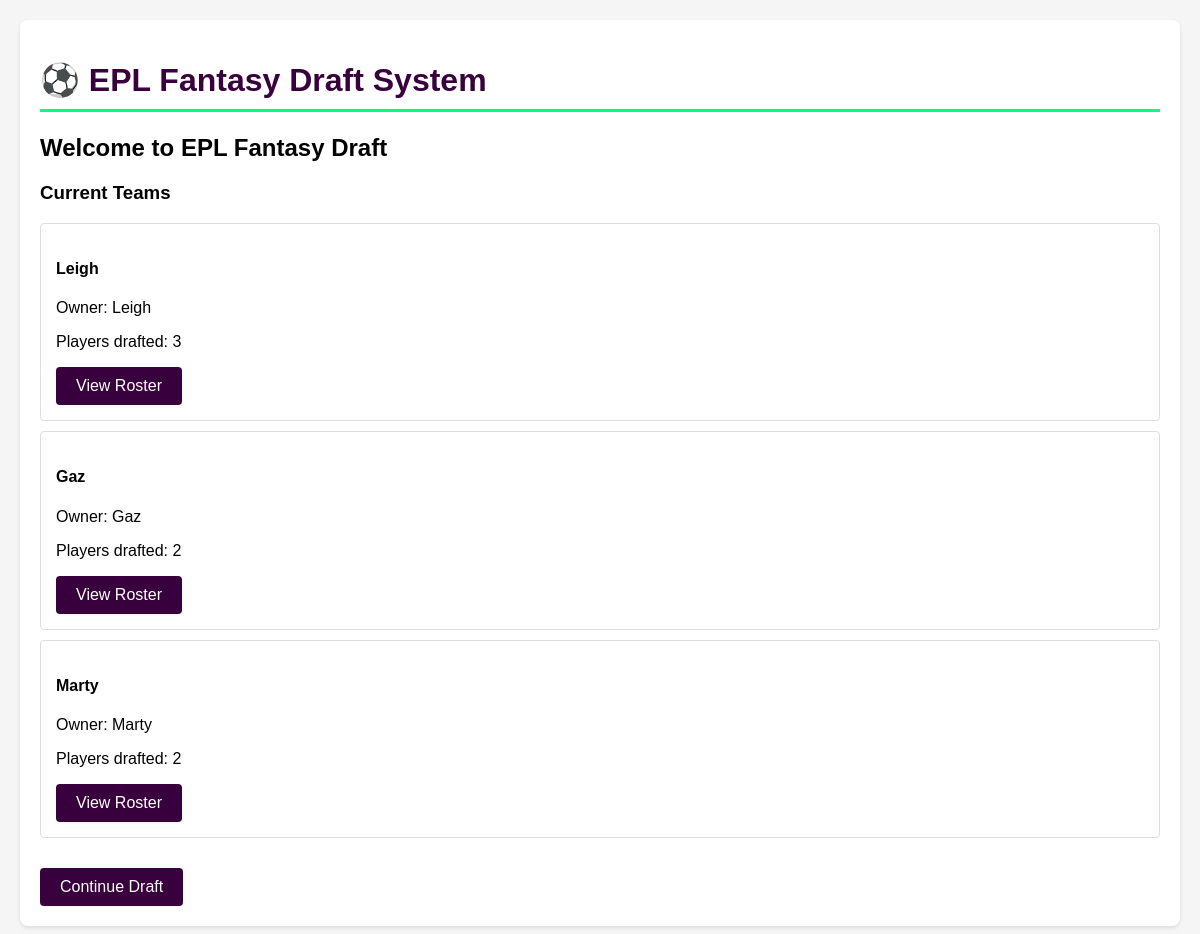
The page / on the database its author committed.
### app.py (models this page shows, shortened)
class DraftTeam(db.Model):
    id = db.Column(db.Integer, primary_key=True)
    name = db.Column(db.String(100), nullable=False)
    owner = db.Column(db.String(100), nullable=False)
    players = db.relationship('Player', backref='draft_team', lazy=True)

### app.py (the view)
@app.route('/')
def index():
    teams = DraftTeam.query.all()
    draft = Draft.query.first()
    return render_template('index.html', teams=teams, draft=draft)

### templates/index.html
{% extends "base.html" %}
{% block content %}
<h2>Welcome to EPL Fantasy Draft</h2>
{% if teams %}
    <h3>Current Teams</h3>
    <div class="teams-list">
        {% for team in teams %}
        <div class="team-card" style="border: 1px solid #ddd; padding: 15px; margin: 10px 0; border-radius: 4px;">
            <h4>{{ team.name }}</h4>
            <p>Owner: {{ team.owner }}</p>
            <p>Players drafted: {{ team.players|length }}</p>
            <a href="{{ url_for('view_team', team_id=team.id) }}" class="btn">View Roster</a>
        </div>
        {% endfor %}
    </div>
    {% if draft and draft.is_active %}
        <a href="{{ url_for('draft') }}" class="btn" style="margin-top: 20px;">Continue Draft</a>
    {% endif %}
{% else %}
    <p>No teams created yet.</p>
    <a href="{{ url_for('setup') }}" class="btn">Start New Draft</a>
{% endif %}
{% endblock %}

### templates/base.html (style rules this page uses)
body { font-family: Arial, sans-serif; margin: 0; padding: 20px; background-color: #f5f5f5; }
.btn { background-color: #38003c; color: white; padding: 10px 20px; border: none; border-radius: 4px; cursor: pointer; text-decoration: none; display: inline-block; }

### rows shown on the page
DraftTeam: name "Leigh", owner "Leigh", players|length "3"
DraftTeam: name "Gaz", owner "Gaz", players|length "2"
DraftTeam: name "Marty", owner "Marty", players|length "2"
